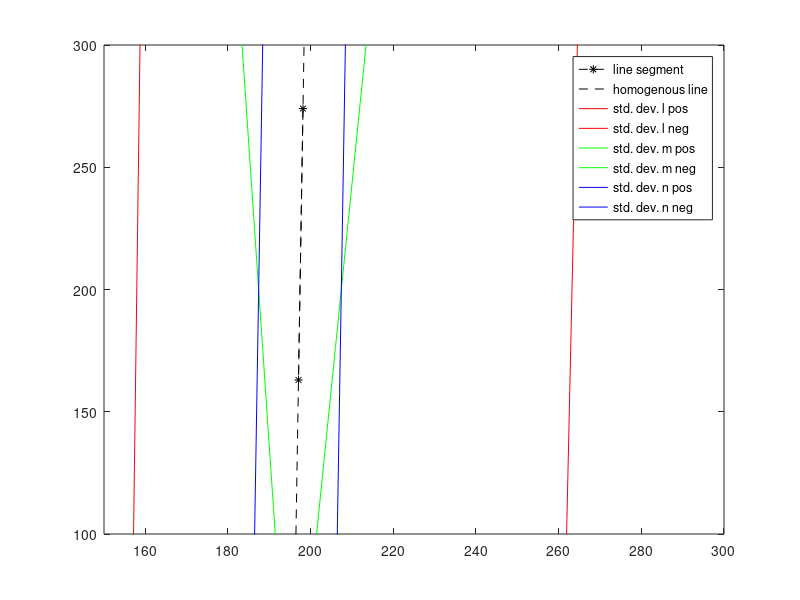

Write MATLAB code to recreate this figure.
% load data
load('Obs.mat');

% homogenous line coordinates
l = Obs.exp.e(1);
m = Obs.exp.e(2);
n = Obs.exp.e(3);

% line segment coordinates
line_seg_x = [Obs.meas.y(1), Obs.meas.y(3)];
line_seg_y = [Obs.meas.y(2), Obs.meas.y(4)];

% homogenous line
line_homo_x = 0:600;
line_homo_y = - (n + l * line_homo_x) / m;

% standard deviation for each coordinate
s_dev_l = 0.25; % 3 * sqrt(Obs.exp.E(1,1));
s_dev_m = 0.05; % 3 * sqrt(Obs.exp.E(2,2));
s_dev_n = 10; % 3 * sqrt(Obs.exp.E(3,3));

% lines with standard deviation
line_homo_dev_l_pos = - (n + (l + s_dev_l) * line_homo_x) / m;
line_homo_dev_l_neg = - (n + (l - s_dev_l) * line_homo_x) / m;

line_homo_dev_m_pos = - (n + l * line_homo_x) / (m + s_dev_m);
line_homo_dev_m_neg = - (n + l * line_homo_x) / (m - s_dev_m);

line_homo_dev_n_pos = - ((n + s_dev_n) + l * line_homo_x) / m;
line_homo_dev_n_neg = - ((n - s_dev_n) + l * line_homo_x) / m;

% plot
hold off
plot(line_seg_x, line_seg_y, 'black*--');
hold on;
plot(line_homo_x, line_homo_y, 'black--');

plot(line_homo_x, line_homo_dev_l_pos, 'red');
plot(line_homo_x, line_homo_dev_l_neg, 'red');

plot(line_homo_x, line_homo_dev_m_pos, 'green');
plot(line_homo_x, line_homo_dev_m_neg, 'green');

plot(line_homo_x, line_homo_dev_n_pos, 'blue');
plot(line_homo_x, line_homo_dev_n_neg, 'blue');

axis([150, 300, 100, 300]);
legend('line segment', ...
       'homogenous line', ...
       'std. dev. l pos',  ...
       'std. dev. l neg', ...
       'std. dev. m pos', ...
       'std. dev. m neg', ...
       'std. dev. n pos', ...
       'std. dev. n neg');
